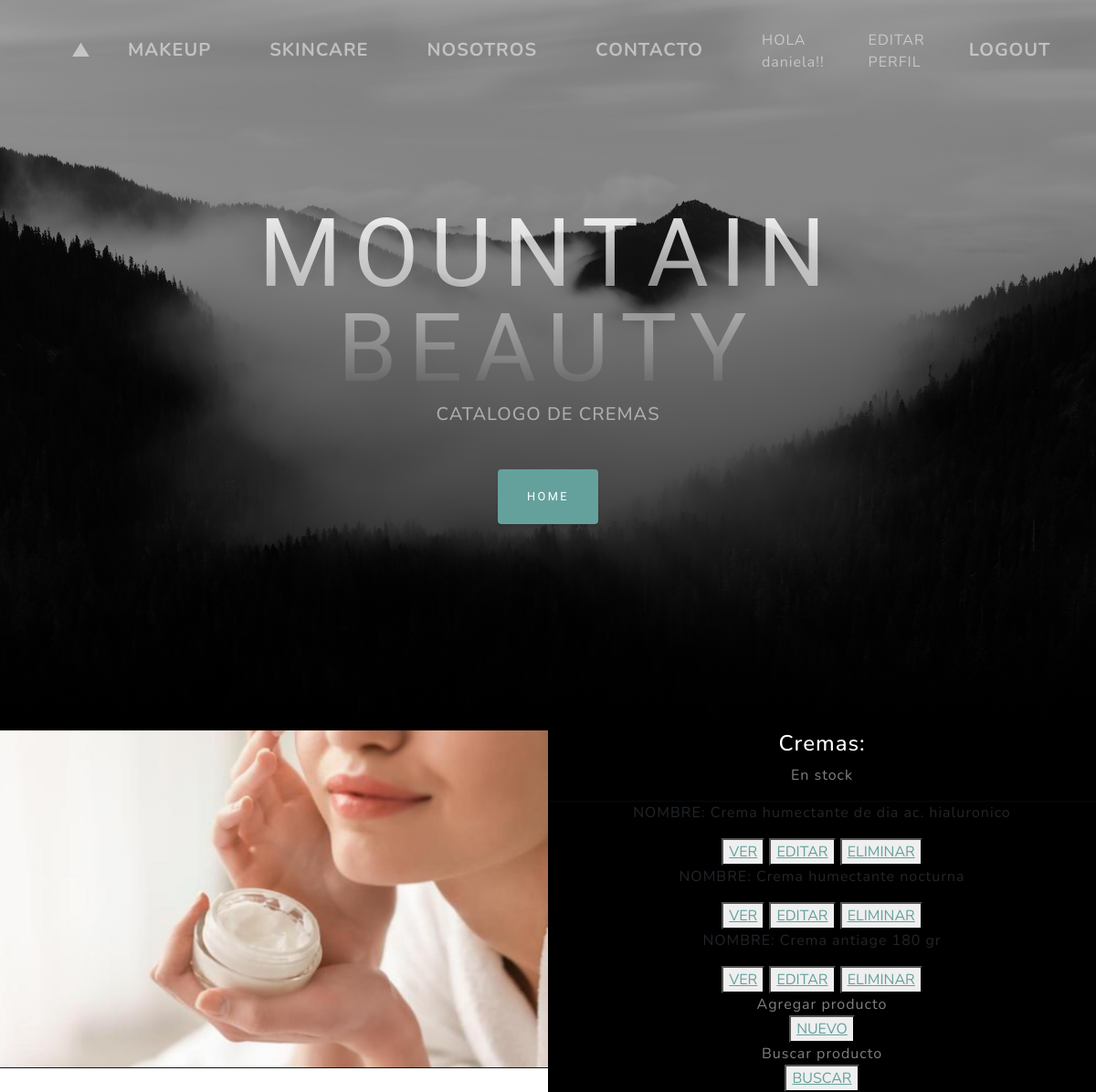
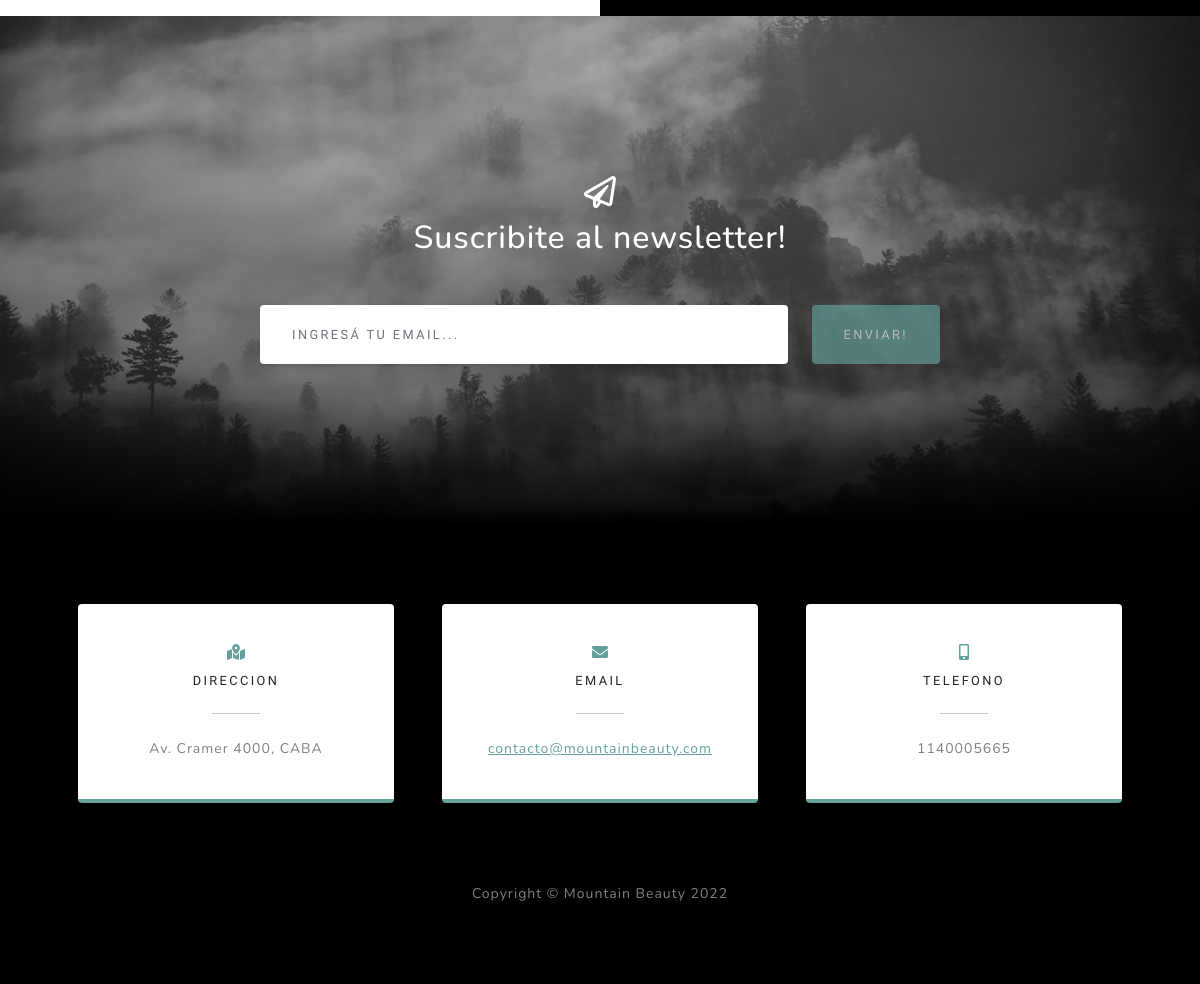
The app's page /AppCoder/cremas/list (signed in) with its own data (2 pictures, top to bottom).
### AppCoder/models.py (models this page shows, shortened)
class Cremas(models.Model):
    nombre = models.CharField(max_length=40)
    stock= models.IntegerField()
    precio= models.IntegerField()

### AppCoder/views.py (the view)
# urls.py: path('cremas/list', views.CremasList.as_view(), name= "List"),
class CremasList(ListView):
   model = Cremas
   template_name= "AppCoder/cremas_list.html"

### AppCoder/templates/AppCoder/cremas_list.html (shortened to what this page needs)
{% extends "AppCoder/padre.html" %}
{% load static %}
{% block contenidoQueCambia2 %}
<h2 class="text-white-50 mx-auto mt-2 mb-5">CATALOGO DE CREMAS</h2>
{% endblock %}
{% block contenidoQueCambia %}
<div class="row gx-0 mb-5 mb-lg-0 justify-content-center">
    <div class="col-lg-6"><img class="img-fluid" src="{% static 'AppCoder/assets/img/crema.jpg' %}" alt="..." /></div>
    <div class="col-lg-6">
        <div class="bg-black text-center h-100 project">
            <div class="d-flex h-100">
                <div class="project-text w-100 my-auto text-center text-lg-left">
                    <h4 class="text-white">Cremas:</h4>
                    <p class="mb-0 text-white-50">En stock</p>
                    <hr class="d-none d-lg-block mb-0 ms-0" />
                       <u1>
                       {%  for crema in object_list   %}
                         <p>NOMBRE: {{crema.nombre}}</p>
                           <button>
                            <a href="{% url 'Detail' crema.id %}">VER</a>
                            </button>
                            <button>
                            <a href="{% url 'Edit' crema.id %}">EDITAR</a>
                            </button>
                            <button>
                            <a href="{% url 'Delete' crema.id %}">ELIMINAR</a>
                            </button>
                       {% endfor %}
                       <p class="mb-0 text-white-50">Agregar producto</p>
                       <button>
                       <a href="{% url 'New'  %}">NUEVO</a>
                       </button>
                       <p class="mb-0 text-white-50">Buscar producto</p>
                       <button>
                       <a href="{% url 'BusquedaCremas'  %}">BUSCAR</a>
                       </button>
                       </u1>
                </div>
            </div>
        </div>
    </div>
</div>
{% endblock %}

### AppCoder/templates/AppCoder/padre.html (shortened to what this page needs)
<!DOCTYPE html>
<html lang="en">
    <head>
        {%  load static   %}
        <link href="{% static 'AppCoder/css/styles.css' %}" rel="stylesheet" />
    </head>
    <body id="page-top">
        <nav class="navbar navbar-expand-lg navbar-light fixed-top" id="mainNav">
            <div class="container px-4 px-lg-5">
                <a class="navbar-brand" href="#page-top">▲</a>
                <div class="collapse navbar-collapse" id="navbarResponsive">
                    <ul class="navbar-nav ms-auto">
                        <li class="navbar-brand"><a class="nav-link" href="{% url 'Makeup' %}">MAKEUP</a></li>
                        <li class="navbar-brand"><a class="nav-link" href="{% url 'Skincare' %}">SKINCARE</a></li>
                        <li class="navbar-brand"><a class="nav-link" href="{% url 'Nosotros' %}">NOSOTROS</a></li>
                        <li class="navbar-brand"><a class="nav-link" href="{% url 'Contacto' %}">CONTACTO</a></li>
                        {% if request.user.is_authenticated %}
                        <li class="nav-item"><a class="nav-link"> HOLA {{user.username}}!!</a></li>
                        <li class="nav-item"><a class="nav-link" href="{% url 'EditarPerfil' %}">EDITAR PERFIL</a></li>
                        <li class="navbar-brand"><a class="nav-link" href="{% url 'Logout' %}">LOGOUT</a></li>
                        {% endif %}
                    </ul>
                </div>
            </div>
        </nav>
        <header class="masthead">
            <div class="container px-4 px-lg-5 d-flex h-100 align-items-center justify-content-center">
                <div class="d-flex justify-content-center">
                    <div class="text-center">
                        <h1 class="mx-auto my-0 text-uppercase">Mountain Beauty</h1>
                        {% block contenidoQueCambia2 %}{% endblock %}
                        <a class="btn btn-primary" href="{% url 'Inicio' %}">Home</a>
                    </div>
                </div>
            </div>
        </header>
        {% block contenidoQueCambia %}{% endblock %}
        <section class="signup-section" id="signup">
            <div class="container px-4 px-lg-5">
                <div class="row gx-4 gx-lg-5">
                    <div class="col-md-10 col-lg-8 mx-auto text-center">
                        <i class="far fa-paper-plane fa-2x mb-2 text-white"></i>
                        <h2 class="text-white mb-5">Suscribite al newsletter!</h2>
                        <form class="form-signup" id="contactForm" data-sb-form-api-token="API_TOKEN">
                            <div class="row input-group-newsletter">
                                <div class="col"><input class="form-control" id="emailAddress" type="email" placeholder="Ingresá tu email..." aria-label="Enter email address..." data-sb-validations="required,email" /></div>
                                <div class="col-auto"><button class="btn btn-primary disabled" id="submitButton" type="submit">ENVIAR!</button></div>
                            </div>
                        </form>
                    </div>
                </div>
            </div>
        </section>
        <section class="contact-section bg-black">
            <div class="container px-4 px-lg-5">
                <div class="row gx-4 gx-lg-5">
                    <div class="col-md-4 mb-3 mb-md-0">
                        <div class="card py-4 h-100">
                            <div class="card-body text-center">
                                <i class="fas fa-map-marked-alt text-primary mb-2"></i>
                                <h4 class="text-uppercase m-0">DIRECCION</h4>
                                <hr class="my-4 mx-auto" />
                                <div class="small text-black-50">Av. Cramer 4000, CABA</div>
                            </div>
                        </div>
                    </div>
                    <div class="col-md-4 mb-3 mb-md-0">
                        <div class="card py-4 h-100">
                            <div class="card-body text-center">
                                <i class="fas fa-envelope text-primary mb-2"></i>
                                <h4 class="text-uppercase m-0">EMAIL</h4>
                                <hr class="my-4 mx-auto" />
                                <div class="small text-black-50"><a href="#!">contacto@mountainbeauty.com</a></div>
                            </div>
                        </div>
                    </div>
                    <div class="col-md-4 mb-3 mb-md-0">
                        <div class="card py-4 h-100">
                            <div class="card-body text-center">
                                <i class="fas fa-mobile-alt text-primary mb-2"></i>
                                <h4 class="text-uppercase m-0">TELEFONO</h4>
                                <hr class="my-4 mx-auto" />
                                <div class="small text-black-50">1140005665</div>
                            </div>
                        </div>
                    </div>
                </div>
                </div>
        </section>
        <footer class="footer bg-black small text-center text-white-50"><div class="container px-4 px-lg-5">Copyright &copy; Mountain Beauty 2022</div></footer>
    </body>
</html>

### records on screen
Cremas: nombre "Crema humectante de dia ac. hialuronico"
Cremas: nombre "Crema humectante nocturna"
Cremas: nombre "Crema antiage 180 gr"

### other values on screen
{{ user.username }} "daniela"
